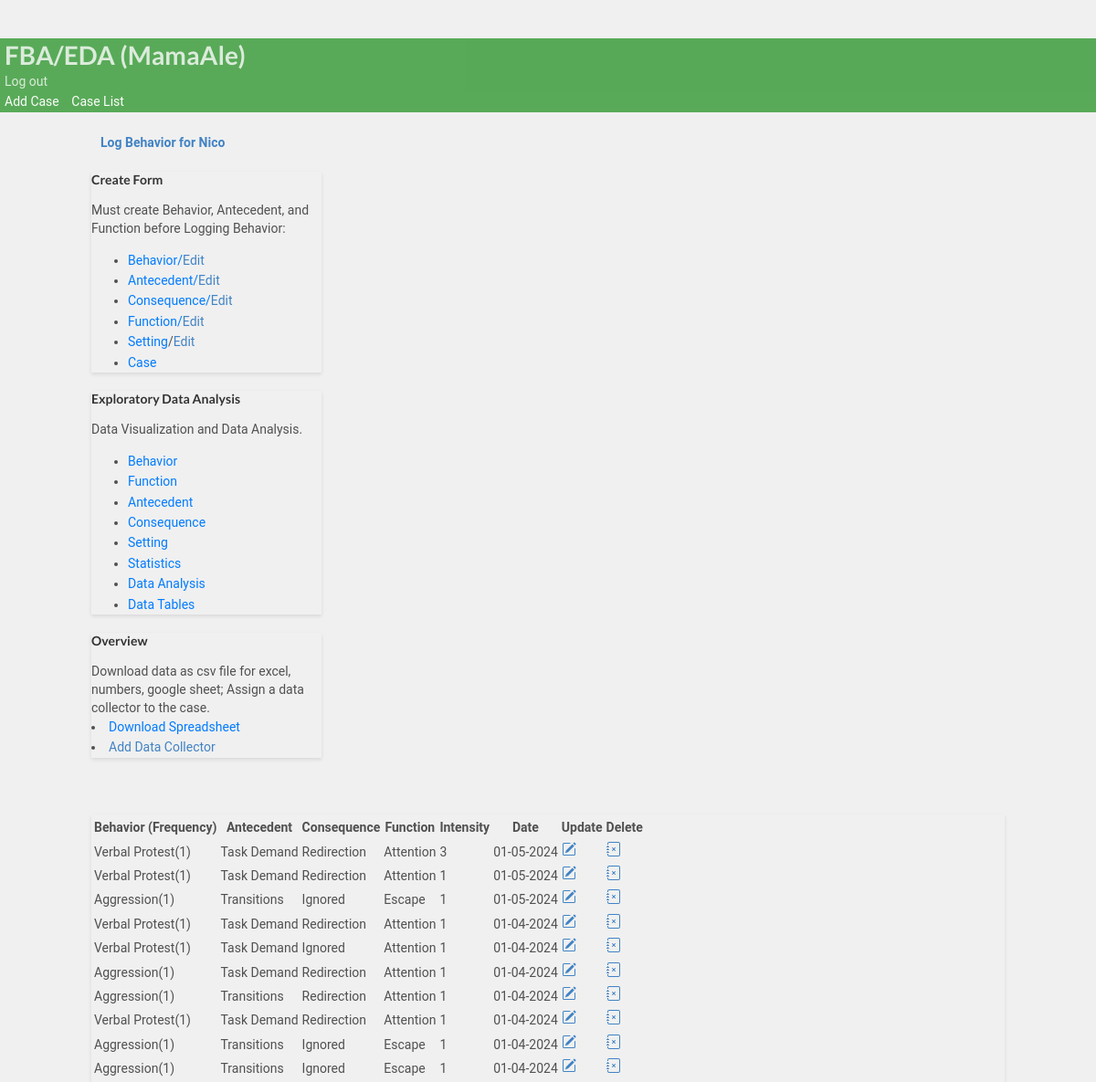
The app's page /dashboard/2/ (signed in), older data.
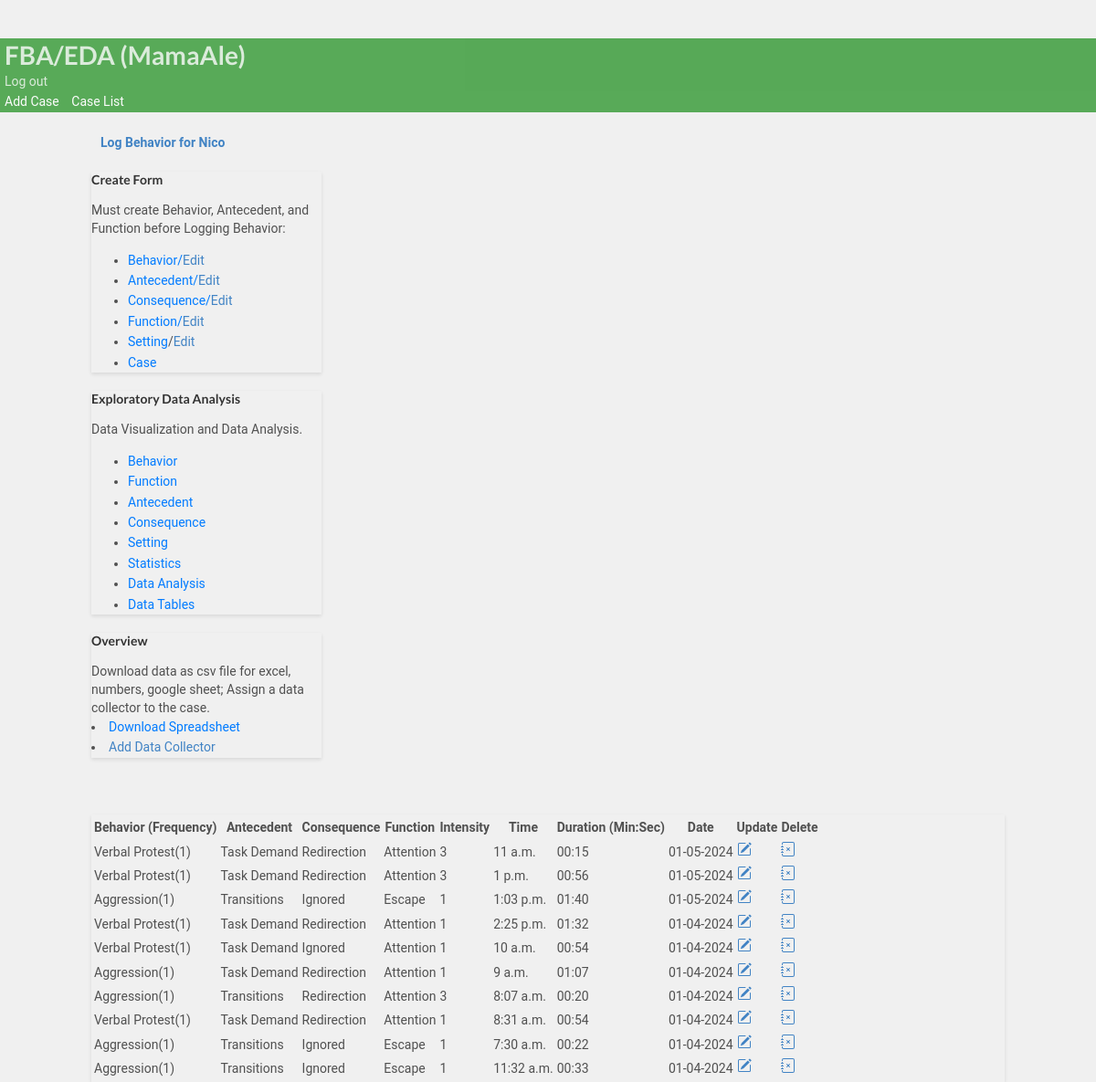
The same page, newer data.
### bip/models.py (models this page shows, shortened)
class Student(models.Model):
        studentname= models.CharField(max_length=30,verbose_name= 'Name', null=True, blank=True)
        slug = models.SlugField(max_length=150,null=False,unique=False,blank=False,
        verbose_name=("Unique Identifier"),
        help_text=(
            "*Unique Identification allows another to use FBO form if provided by you only"
        ),
    )
        user_student = models.ForeignKey(User, on_delete=models.CASCADE,  default=None,related_name="postts")

class Case(models.Model):
        student= models.ForeignKey(Student,on_delete=models.CASCADE)
        behavior = models.ForeignKey(Behavior, on_delete=models.CASCADE)
        user = models.ForeignKey(User, on_delete=models.CASCADE, default=None)
        anticedent = models.ForeignKey(Anticedent,on_delete=models.CASCADE, verbose_name='Antecedent')
        function = models.ForeignKey(Function,on_delete=models.CASCADE)
        consequence = models.ForeignKey(Consequence,on_delete=models.CASCADE)
        enviroment = models.ForeignKey(Enviroment,on_delete=models.CASCADE, null=True, blank=True, verbose_name='Setting')
        date_created = models.DateField(null=True, blank=True, default=timezone.now)
        duration = models.PositiveIntegerField(null=True, blank=True, verbose_name='Duration')
        time = models.TimeField(null=True, blank=True)
        frequency = models.PositiveIntegerField(null=True, blank=True,  default=1, verbose_name='Frequency')
        intensity = models.PositiveIntegerField(null=True, blank=True,  default=1, validators=[
            MinValueValidator(1, message='Intensity must be at least 1(Mild).'),
            MaxValueValidator(3, message='Intensity options are 1(Mild), 2(Moderate),and 3(Severe).')
        ],
        verbose_name='Intensity')
        class Meta:
            ordering = ['-date_created']
        def time_change(self):
          return (time.strftime("%M:%S", time.gmtime(self.duration)) )

class Behavior(models.Model):
        behaviorincident = models.CharField(max_length=30,verbose_name= 'Behavior')
        behavior_definition = models.CharField(null=True, blank=True, max_length=1000,verbose_name= 'Behavior Definition')
        student= models.ForeignKey(Student,on_delete=models.CASCADE)
        user = models.ForeignKey(User, on_delete=models.CASCADE,  default=None)
        def __str__(self):
          return self.behaviorincident

class Anticedent(models.Model):
        anticedentincident = models.CharField(max_length=50,verbose_name= 'Antecedent', null=True, blank=True)
        student= models.ForeignKey(Student,on_delete=models.CASCADE)
        anticedent_definition = models.CharField(null=True, blank=True, max_length=1000, verbose_name= 'Antecedent Definition')
        user = models.ForeignKey(User, on_delete=models.CASCADE,  default=None)
        def __str__(self):
          return self.anticedentincident

class Consequence(models.Model):
        behaviorconsequence = models.CharField(max_length=30, null=True, blank=True,verbose_name= 'Consequence')
        student= models.ForeignKey(Student,on_delete=models.CASCADE)
        user = models.ForeignKey(User, on_delete=models.CASCADE,  default=None)
        def __str__(self):
          return self.behaviorconsequence

class Function(models.Model):
        behaviorfunction = models.CharField(max_length=30, null=True, blank=True,verbose_name= 'Function')
        student= models.ForeignKey(Student,on_delete=models.CASCADE)
        user = models.ForeignKey(User, on_delete=models.CASCADE,  default=None)
        def __str__(self):
          return self.behaviorfunction

### bip/views.py (the view)
# urls.py: path('dashboard/<pk>/', views.dashboard, name='dashboard'),
@login_required(login_url='case_manager_login')
@user_passes_test(is_case_manager)
def dashboard(request, pk):
    student = get_object_or_404(Student, pk=pk)
    student_behaviors = student.case_set.all()
    student_time = student.case_set.filter(time__isnull=False).first()
    student_duration = student.case_set.filter(duration__isnull=False).first()
    student_enviroment = student.case_set.filter(enviroment__isnull=False).first()
    behavior = Behavior.objects.all()
    context = {
    'student_behaviors': student_behaviors,
    "student":student,
    'student_time':student_time,
    'student_duration':student_duration,
    'student_enviroment':student_enviroment,
    }
    return render(request, 'bip/dashboard.html',context, )

### bip/context_processors.py (called while the page is built)
def user_context(request):
    user = get_user(request)
    return {'user': user}

### bip/templatetags/custom_filters.py (called while the page is built)
@register.filter(name='is_case_manager')
def is_case_manager(user):
    return user.groups.filter(name='CASE MANAGER').exists()

### bip/views.py (called while the page is built)
def is_case_manager(user):
    return user.groups.filter(name='CASE MANAGER').exists()

### bip/templates/bip/dashboard.html (shortened to what this page needs)
{% extends 'partials/base.html' %}
{% block content %}
<br>
<div class="container my-4">
  <div class="nav-button">
    <a class="btn btn-outline-info" href="{% url 'bip:create_incident' student.id %}"> <b> Log Behavior for {{student.studentname}}</b></a>
  </div>
<div class="row">
  <div class="col-md">
    <div class="card card" style="width: 18rem;">
      <div class="card-body">
        <h5 class="card-title">Create Form</h5>
        <p class="card-text">Must create Behavior, Antecedent, and Function  before Logging Behavior:</p>
              <ul class="list-group list-group-flush">
                      <li class="list-group-item"><a  href="{% url 'bip:create_behavior' student.id %}" class="card-link">Behavior/</a><a href="{% url 'bip:edit_behavior' student.id %}" >Edit</a></li>
                      <li class="list-group-item"><a href="{% url 'bip:create_anticedent' student.id %}" class="card-link">Antecedent/</a><a href="{% url 'bip:edit_anticedent' student.id %}">Edit</a></li>
                      <li class="list-group-item"><a href="{% url 'bip:create_consequence' student.id %}" class="card-link">Consequence/</a><a href="{% url 'bip:edit_consequence' student.id %}">Edit</a></li>
                      <li class="list-group-item"><a  href="{% url 'bip:create_function' student.id %}" class="card-link">Function/</a><a  href="{% url 'bip:edit_function' student.id %}">Edit</a></li>
                      <li class="list-group-item"><a  href="{% url 'bip:create_setting' student.id %}" class="card-link">Setting</a>/<a  href="{% url 'bip:edit_setting' student.id %}">Edit</a></li>
                      <li class="list-group-item"><a  href="{% url 'bip:student_profile' student.id %}" class="card-link">Case</a></li>
              </ul>
    </div>
  </div>
</div>
  <div class="col-md">
    <div class="card card" style="width: 18rem;">
      <div class="card-body">
        <h5 class="card-title">Exploratory Data Analysis</h5>
        <p class="card-text"> Data Visualization and Data Analysis.</p>
      </div>
      <ul class="list-group list-group-flush">
        <li class="list-group-item"><a href="{% url 'bip:snapshot' student.id %}" class="card-link">Behavior</a></li>
        <li class="list-group-item"><a href="{% url 'bip:function' student.pk %}" class="card-link">Function</a></li>
        <li class="list-group-item"><a href="{% url 'bip:anticedent' student.pk %}" class="card-link">Antecedent</a></li>
        <li class="list-group-item"><a href="{% url 'bip:consequence' student.pk %}" class="card-link">Consequence</a></li>
        <li class="list-group-item"><a href="{% url 'bip:setting' student.pk %}" class="card-link">Setting</a></li>
        <li class="list-group-item"><a a href="{% url 'bip:correlation' student.id %}" class="card-link">Statistics</a></li>
       <li class="list-group-item"><a a href="{% url 'bip:filter_data' student.id %}" class="card-link">Data Analysis</a></li>
       <li class="list-group-item"><a a href="{% url 'bip:raw_data' student.id %}" class="card-link">Data Tables</a></li>
      </ul>
    </div>
  </div>
  <div class="col-md">
    <div class="card card" style="width: 18rem;">
      <div class="card-body">
        <h5 class="card-title">Overview</h5>
        <p class="card-text">Download data as csv file for excel, numbers, google sheet; Assign a data collector to the case.</p>
      </div>
        <li class="list-group-item"><a href="{% url 'bip:export' student.id %}" class="card-link">Download Spreadsheet</a></li>
       <li class="list-group-item"><a  href="{% url 'bip:assign_data_entry' student.id %}">Add Data Collector</a></li>
    </div>
  </div>
</div>
<br>
<div class="row">
  <div class="col-md">
    <div class="card card-body">
      <table class="table table-striped">
        <tr>
          <th>Behavior (Frequency)</th>
          <th>Antecedent</th>
          <th>Consequence</th>
          <th>Function</th>
          <th>Intensity</th>
          {% if student_time %}
        <th>Time</th>
        {% endif %}
        {% if student_duration %}
        <th>Duration (Min:Sec)</th>
        {% endif %}
          <th>Date</th>
          <th>Update</th>
          <th>Delete</th>
        </tr>
        {% for incident in student_behaviors %}
        <tr>
          <td>{{incident.behavior }}({{incident.frequency }})</td>
          <td>{{incident.anticedent}}</td>
          <td>{{incident.consequence}}</td>
          <td>{{incident.function}}</td>
          {% if incident.intensity %}
          <td>{{incident.intensity}}</td>
          {% endif %}
          {% if incident.time %}
          <td>{{incident.time}}</td>
          {% endif %}
          {% if incident.duration%}
          <td>{{incident.time_change}}</td>
          {% endif %}
          <td>{{incident.date_created|date:'m-d-Y'}}</td>
          <td> <a class="btn btn-warning" href="{% url 'bip:updatepost' pk=incident.pk student_id=incident.student_id %}" ></a></td>
          <td> <a class="btn btn-danger" href="{% url 'bip:delete_post' pk=incident.pk  %}"></a></td>
           {% endfor%}
        </tr>
      </table>
    </div>
  </div>
</div>
</div>
{% endblock %}

### bip/templates/partials/base.html (shortened to what this page needs)
{% load static %}
<!DOCTYPE html>
<html lang="en">
  <head>
    <link
      rel="stylesheet"
      href="https://cdn.jsdelivr.net/npm/bootstrap@4.6.1/dist/css/bootstrap.min.css"integrity="sha384-zCbKRCUGaJDkqS1kPbPd7TveP5iyJE0EjAuZQTgFLD2ylzuqKfdKlfG/eSrtxUkn"crossorigin="anonymous"
    />
    <link rel="stylesheet" type='text/css' href="https://cdnjs.cloudflare.com/ajax/libs/semantic-ui/2.2.14/semantic.min.css">
    <link rel="stylesheet" type="text/css" href="{% static 'css/style.css' %} ">
  </head>
  <body>
    {% load crispy_forms_tags %}
    {% include 'partials/nav.html'%} {% block content %} {% endblock %}
  </body>
</html>

### bip/templates/partials/nav.html (shortened to what this page needs)
{% load custom_filters %}
  <nav class="navbar navbar-dark ">
          <div class="navbar navbar-expand-lg">
                    {% if user.is_authenticated  %}
                    <div class="navbar-new">
                    <h1 class="logo"> <a class="colorwhite" href="">FBA/EDA ({{ user.username }})</a></h1>
          </div>
              <a class='colorwhite' class="nav-item nav-link" href="{% url 'bip:logout' %}"  >Log out</a>
          </div>
                 <div class="navbar-nav ml-auto">
                        {% if user|is_case_manager %}
              <a class="colorwhite" href="{% url 'bip:create_student' %}">Add Case</a>
              <a class="colorwhite" href="{% url 'bip:for_user' username=user.username %}">Case List</a>
                </div>
                {% endif %}
        {% endif %}
</nav>

### staticfiles/static_cdn/static_root/css/style.css (style rules this page uses)
body { background: white }
.navbar { opacity: 0.8; transition: 0.5s; background-color: #393 !important; color: #393; opacity: 0.8; transition: 0.5s; }
.navbar .colorwhite { color: white; ; text-decoration: none; padding: 5px; }
body { padding-top: 3rem; padding-bottom: 3rem; color: rgb(var(--bs-tertiary-color-rgb)); }

### bip/templates/bip/dashboard.html (style rules this page uses)
body { font-family: 'Roboto', sans-serif; background-color: #f0f0f0; color: #505050; line-height: 1.6; }
.container { max-width: 1000px; margin: auto; }
.nav-button { margin-bottom: 20px; }
.btn-outline-info { width: 100%; padding: 10px; margin-bottom: 20px; }
.card { margin-bottom: 20px; box-shadow: 0 2px 4px rgba(0, 0, 0, 0.1); }
.card-title { color: #333; }
.card-link { color: #007bff; }
.table { margin-top: 20px; }

Row changes from the older to the newer data that the page shows:
changed Case (number 1 of 10 on the later page): time (not shown) → "11 a.m."; duration empty → 15 (drawn); time_change (not shown) → "00:15"
changed Case (number 2 of 10 on the later page): intensity "1" → "3"; time (not shown) → "1 p.m."; duration empty → 56 (drawn); time_change (not shown) → "00:56"
changed Case (number 3 of 10 on the later page): time (not shown) → "1:03 p.m."; duration empty → 100 (drawn); time_change (not shown) → "01:40"
changed Case (number 4 of 10 on the later page): time (not shown) → "2:25 p.m."; duration empty → 92 (drawn); time_change (not shown) → "01:32"
changed Case (number 5 of 10 on the later page): time (not shown) → "10 a.m."; duration empty → 54 (drawn); time_change (not shown) → "00:54"
changed Case (number 6 of 10 on the later page): time (not shown) → "9 a.m."; duration empty → 67 (drawn); time_change (not shown) → "01:07"
changed Case (number 7 of 10 on the later page): intensity "1" → "3"; time (not shown) → "8:07 a.m."; duration empty → 20 (drawn); time_change (not shown) → "00:20"
changed Case (number 8 of 10 on the later page): time (not shown) → "8:31 a.m."; duration empty → 54 (drawn); time_change (not shown) → "00:54"
changed Case (number 9 of 10 on the later page): time (not shown) → "7:30 a.m."; duration empty → 22 (drawn); time_change (not shown) → "00:22"
changed Case (number 10 of 10 on the later page): time (not shown) → "11:32 a.m."; duration empty → 33 (drawn); time_change (not shown) → "00:33"
Text that changed along with them:
text now shown: "Time Duration (Min:Sec)"
